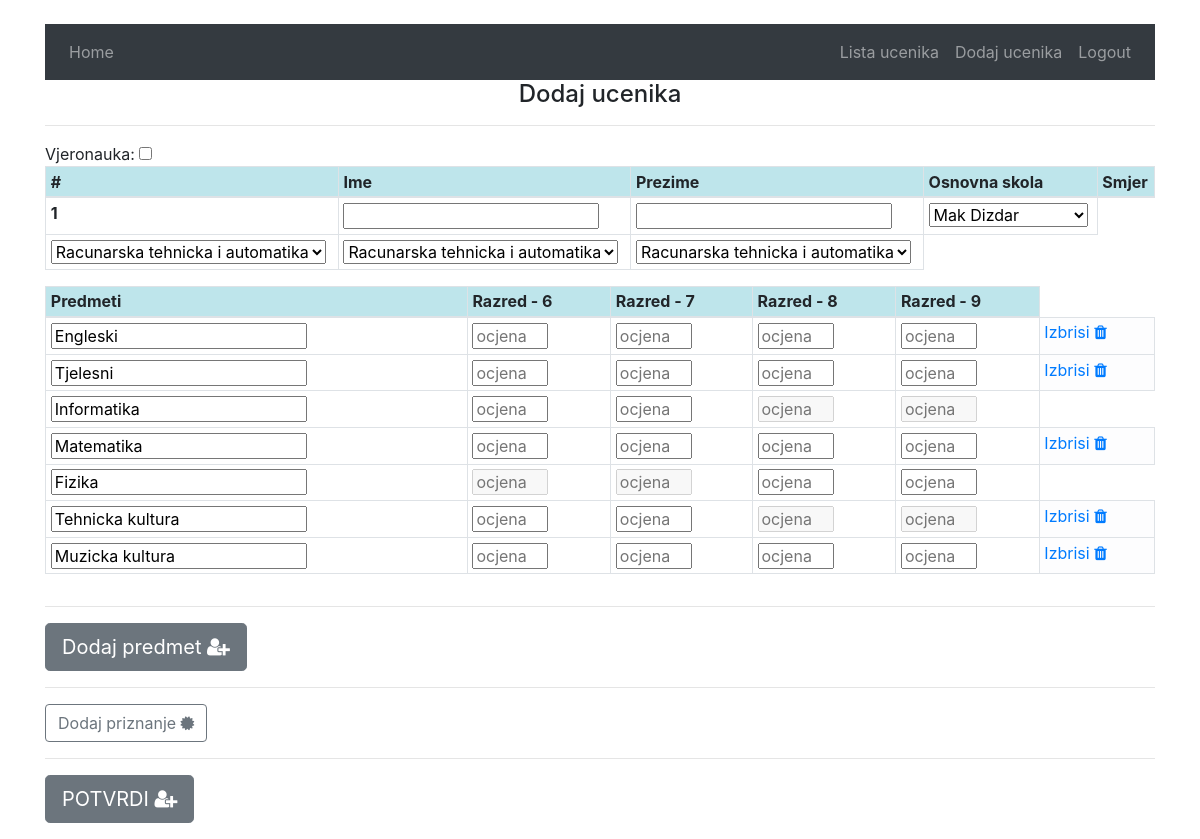
Before: /tscze/add-student/ (signed in) with the older database file.
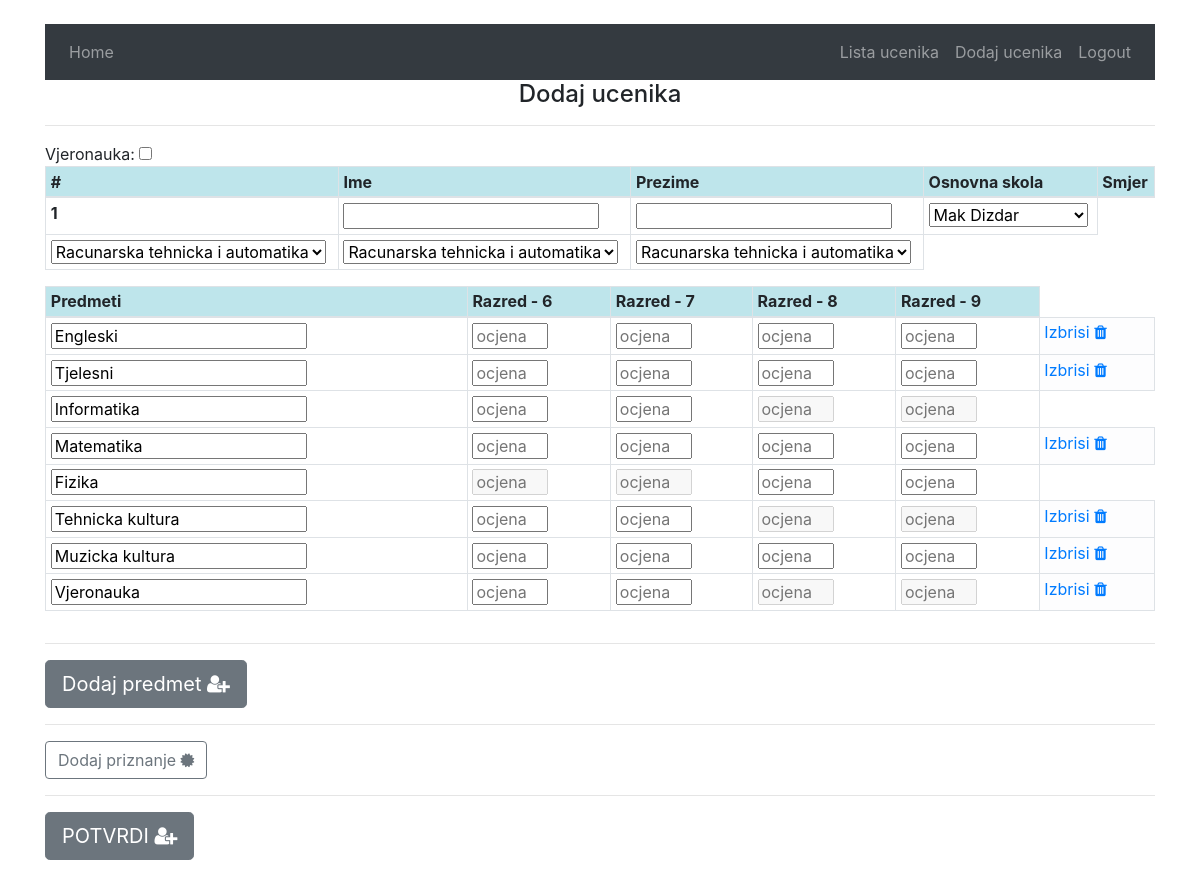
After: the same page with the newer database file.
### tehnicka/models.py (models this page shows, shortened)
class Predmet(models.Model):
    naziv_predmeta=models.CharField(max_length=60)
    ocjene_ucenika=models.ManyToManyField(Ucenik, through='Predmet_Ocjena')
    class Meta:
        verbose_name_plural = "Predmeti"

### tehnicka/views.py (the view)
# urls.py: path("add-student/", views.dodajucenika, name='dodajucenika'),
def dodajucenika(request):
        if request.method == "POST":
            try:
                saveStudent(request)
                response=redirect('/admin/')
                return response
            except KeyError:
                return HttpResponse(" Error dodajucenika")
        else: # GET request
            return getStudent(request)

### tehnicka/createUcenik.py (called while the page is built)
def getStudent(request):
    context={
    'smjerovi': Smjer.objects.all(),
    'skole':Skola.objects.all(),
    'predmeti':Predmet.objects.all(),
    'takmicenja':Takmicenje.objects.all()
    }
    if not request.user.is_authenticated:
        return render(request, "users/login.html", {"message": None})
    return render(request, 'tehnicka/dodajucenika.html', context)

### tehnicka/templates/tehnicka/dodajUcenika.html (shortened to what the changed rows need)
{% extends "tehnicka/base.html" %}
 {% load static %}
{% block body %}
<div class="container">
  <form action="{% url 'tehnicka:dodajucenika' %}" method='POST'>
    <div class="table-responsive" id="tbl_add_student_ime">
      <table class="table table-sm table-hover table-bordered">
        <thead>
          <tr>
            <th  class="table-info" scope="col">#</th>
            <th  class="table-info" scope="col">Ime</th>
            <th  class="table-info" scope="col">Prezime</th>
            <th  class="table-info" scope="col">Osnovna skola </th>
            <th  class="table-info" scope="col">Smjer</th>
          </tr>
        </thead>
        <tbody>
          <tr>
            <th scope="row">1</th>
          </tr>
        </tbody>
      </table>
    </div>
    <div class="table-responsive" id="div_add_student_grades">
      <table class="table table-sm table-hover table-bordered" id="tbl_add_student_grades">
          <thead>
            <tr>
              <th  class="table-info" scope="col">Predmeti</th>
              <th  class="table-info" scope="col">Razred - 6</th>
              <th  class="table-info" scope="col">Razred - 7</th>
              <th  class="table-info" scope="col">Razred - 8</th>
              <th  class="table-info" scope="col">Razred - 9</th>
            </tr>
          </thead>
          <tbody>
            {% for predmet in predmeti %}
               {% if predmet.naziv_predmeta == "Informatika" %}
                    <tr>
                          <td><input type="text"  placeholder= "Ime predmeta" name="naziv" value="{{predmet.naziv_predmeta}}"></td>
		                  <td> <input type="number" min=2 max=5 placeholder="ocjena" name="razred6" value="" ></td>
		                  <td><input type="number" min=2 max=5 placeholder="ocjena"  name="razred7" value="" ></td>
                          <td> <input type="number" min=2 max=5 placeholder="ocjena" name="razred8" value=""disabled></td>
                          <td> <input type="number" min=2 max=5 placeholder="ocjena"  name="razred9" value=""disabled></td>
		            </tr>
               {% elif predmet.naziv_predmeta == "Fizika" %}
                     <tr>
                          <td><input type="text"  placeholder= "Ime predmeta" name="naziv" value="{{predmet.naziv_predmeta}}"></td>
		                  <td> <input type="number" min=2 max=5 placeholder="ocjena" name="razred6" value="" disabled></td>
		                  <td><input type="number" min=2 max=5 placeholder="ocjena"  name="razred7" value=""disabled ></td>
                          <td> <input type="number" min=2 max=5 placeholder="ocjena" name="razred8" value=""></td>
                          <td> <input type="number" min=2 max=5 placeholder="ocjena"  name="razred9" value=""></td>
		            </tr>
                    {% elif predmet.naziv_predmeta == "Tehnicka kultura" %}
                                <tr>
                                  <td><input type="text"  placeholder= "Ime predmeta" name="naziv" value="{{predmet.naziv_predmeta}}"></td>
		                          <td> <input type="number" min=2 max=5 placeholder="ocjena" name="razred6" value=""></td>
		                          <td><input type="number" min=2 max=5 placeholder="ocjena"  name="razred7" value=""></td>
                                  <td> <input type="number" min=2 max=5 placeholder="ocjena" name="razred8" value="" disabled></td>
                                  <td> <input type="number" min=2 max=5 placeholder="ocjena"  name="razred9" value="" disabled></td>
		                          <td class="table-light"> <a href="#" id="brisi_priznanje" class="brisipredmet"> <span> Izbrisi </span><i class="fa fa-trash"></i> </a> </td>
		                       </tr>
                    {% elif predmet.naziv_predmeta == "Vjeronauka" %}
                              <div id="vjeronauka">
                                 <tr >
                                  <td><input type="text"  placeholder= "Ime predmeta" name="naziv" value="{{predmet.naziv_predmeta}}"></td>
		                          <td> <input type="number" min=2 max=5 placeholder="ocjena" name="razred6" value=""></td>
		                          <td><input type="number" min=2 max=5 placeholder="ocjena"  name="razred7" value=""></td>
                                  <td> <input type="number" min=2 max=5 placeholder="ocjena" name="razred8" value="" disabled></td>
                                  <td> <input type="number" min=2 max=5 placeholder="ocjena"  name="razred9" value="" disabled></td>
		                          <td class="table-light"> <a href="#" id="brisi_priznanje" class="brisipredmet"> <span> Izbrisi </span><i class="fa fa-trash"></i> </a> </td>
		                         </tr>
                               </div>
                    {% else %}
                             <tr>
                                  <td><input type="text"  placeholder= "Ime predmeta" name="naziv" value="{{predmet.naziv_predmeta}}"></td>
		                          <td> <input type="number" min=2 max=5 placeholder="ocjena" name="razred6" value=""></td>
		                          <td><input type="number" min=2 max=5 placeholder="ocjena"  name="razred7" value=""></td>
                                  <td> <input type="number" min=2 max=5 placeholder="ocjena" name="razred8" value=""></td>
                                  <td> <input type="number" min=2 max=5 placeholder="ocjena"  name="razred9" value=""></td>
		                          <td class="table-light"> <a href="#" id="brisi_priznanje" class="brisipredmet"> <span> Izbrisi </span><i class="fa fa-trash"></i> </a> </td>
		                     </tr>
              {% endif %}
              {% endfor %}
          </tbody>
        </table>
      </div>
  </form>
</div>
{% endblock %}

Changed rows visible on the page:
added Predmet: naziv "Vjeronauka"
